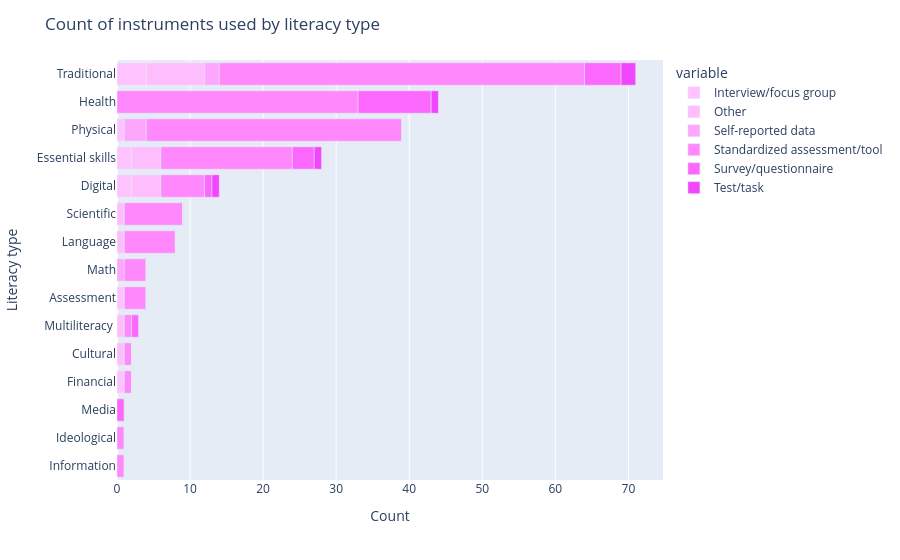

Notebook code for this chart:
### Code cell
fig = px.bar(a_instrument_type_df,
        y='instrument',
        x=['Interview/focus group',
                'Other',
                'Self-reported data',
                'Standardized assessment/tool',
                'Survey/questionnaire',
                'Test/task'],
        color_discrete_sequence= px.colors.sequential.Plotly3_r,
        orientation='h')
fig.update_layout(
                title="Count of instruments used by literacy type",
                xaxis_title="Count",
                yaxis_title="Literacy type",
                )
fig

### Figure 1 — Plotly figure (JSON) as saved in the notebook; plotly's stock layout.template omitted (floating-point values rounded to 4 significant figures)
{"data": [{"hovertemplate": "variable=Interview/focus group<br>value=%{x}<br>instrument=%{y}<extra></extra>", "legendgroup": "Interview/focus group", "marker": {"color": "#fec3fe", "pattern": {"shape": ""}}, "name": "Interview/focus group", "orientation": "h", "showlegend": true, "textposition": "auto", "type": "bar", "x": [0.0, 0.0, 0.0, 1.0, 0.0, 0.0, 1.0, 0.0, 0.0, 0.0, 2.0, 2.0, 1.0, 0.0, 4.0], "xaxis": "x", "y": ["Information", "Ideological", "Media", "Financial", "Cultural", "Multiliteracy ", "Assessment", "Math", "Language", "Scientific", "Digital", "Essential skills", "Physical", "Health", "Traditional"], "yaxis": "y"}, {"hovertemplate": "variable=Other<br>value=%{x}<br>instrument=%{y}<extra></extra>", "legendgroup": "Other", "marker": {"color": "#febefe", "pattern": {"shape": ""}}, "name": "Other", "orientation": "h", "showlegend": true, "textposition": "auto", "type": "bar", "x": [0.0, 0.0, 0.0, 0.0, 1.0, 1.0, 0.0, 0.0, 1.0, 1.0, 4.0, 4.0, 0.0, 0.0, 8.0], "xaxis": "x", "y": ["Information", "Ideological", "Media", "Financial", "Cultural", "Multiliteracy ", "Assessment", "Math", "Language", "Scientific", "Digital", "Essential skills", "Physical", "Health", "Traditional"], "yaxis": "y"}, {"hovertemplate": "variable=Self-reported data<br>value=%{x}<br>instrument=%{y}<extra></extra>", "legendgroup": "Self-reported data", "marker": {"color": "#fea5fd", "pattern": {"shape": ""}}, "name": "Self-reported data", "orientation": "h", "showlegend": true, "textposition": "auto", "type": "bar", "x": [0.0, 0.0, 0.0, 0.0, 0.0, 0.0, 0.0, 1.0, 0.0, 0.0, 0.0, 0.0, 3.0, 0.0, 2.0], "xaxis": "x", "y": ["Information", "Ideological", "Media", "Financial", "Cultural", "Multiliteracy ", "Assessment", "Math", "Language", "Scientific", "Digital", "Essential skills", "Physical", "Health", "Traditional"], "yaxis": "y"}, {"hovertemplate": "variable=Standardized assessment/tool<br>value=%{x}<br>instrument=%{y}<extra></extra>", "legendgroup": "Standardized assessment/tool", "marker": {"color": "#fe88fc", "pattern": {"shape": ""}}, "name": "Standardized assessment/tool", "orientation": "h", "showlegend": true, "textposition": "auto", "type": "bar", "x": [1.0, 1.0, 0.0, 1.0, 1.0, 1.0, 3.0, 3.0, 7.0, 8.0, 6.0, 18.0, 35.0, 33.0, 50.0], "xaxis": "x", "y": ["Information", "Ideological", "Media", "Financial", "Cultural", "Multiliteracy ", "Assessment", "Math", "Language", "Scientific", "Digital", "Essential skills", "Physical", "Health", "Traditional"], "yaxis": "y"}, {"hovertemplate": "variable=Survey/questionnaire<br>value=%{x}<br>instrument=%{y}<extra></extra>", "legendgroup": "Survey/questionnaire", "marker": {"color": "#fc67fd", "pattern": {"shape": ""}}, "name": "Survey/questionnaire", "orientation": "h", "showlegend": true, "textposition": "auto", "type": "bar", "x": [0.0, 0.0, 1.0, 0.0, 0.0, 1.0, 0.0, 0.0, 0.0, 0.0, 1.0, 3.0, 0.0, 10.0, 5.0], "xaxis": "x", "y": ["Information", "Ideological", "Media", "Financial", "Cultural", "Multiliteracy ", "Assessment", "Math", "Language", "Scientific", "Digital", "Essential skills", "Physical", "Health", "Traditional"], "yaxis": "y"}, {"hovertemplate": "variable=Test/task<br>value=%{x}<br>instrument=%{y}<extra></extra>", "legendgroup": "Test/task", "marker": {"color": "#f246fe", "pattern": {"shape": ""}}, "name": "Test/task", "orientation": "h", "showlegend": true, "textposition": "auto", "type": "bar", "x": [0.0, 0.0, 0.0, 0.0, 0.0, 0.0, 0.0, 0.0, 0.0, 0.0, 1.0, 1.0, 0.0, 1.0, 2.0], "xaxis": "x", "y": ["Information", "Ideological", "Media", "Financial", "Cultural", "Multiliteracy ", "Assessment", "Math", "Language", "Scientific", "Digital", "Essential skills", "Physical", "Health", "Traditional"], "yaxis": "y"}], "layout": {"barmode": "relative", "legend": {"title": {"text": "variable"}, "tracegroupgap": 0}, "margin": {"t": 60}, "title": {"text": "Count of instruments used by literacy type"}, "xaxis": {"anchor": "y", "domain": [0, 1], "title": {"text": "Count"}}, "yaxis": {"anchor": "x", "domain": [0, 1], "title": {"text": "Literacy type"}}}}
